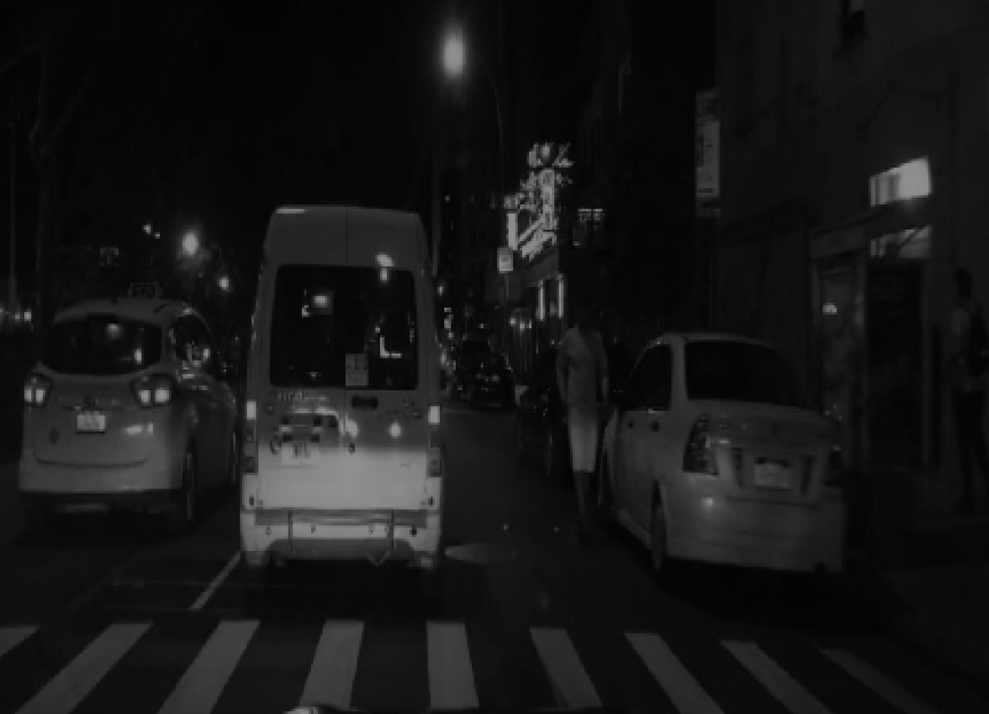
#> input picture DIP/HW1B/low_light_crp2.png, 989 x 714 px, shrunk from 1176 x 849 before the run
$ python contrastStretch.py low_light_crp2.png
#> lines starting #> are read from the running program, lines starting #| are printed output that depends on the picture
import cv2
import numpy as np
import matplotlib.pyplot as plt
import sys

# Function to perform linear contrast stretching
def linearStretch(img, newMin=0, newMax=255, oldMin=None, oldMax=None):
    if oldMin is None:
        oldMin = np.min(img)
    if oldMax is None:
        oldMax = np.max(img)
    stretched = (img.astype(np.float32) - oldMin) * (newMax - newMin) / (oldMax - oldMin) + newMin
    stretched = np.clip(stretched, newMin, newMax).astype(np.uint8)
    return stretched

def plotImgHist(orig, enh, t1, t2):
    fig, axs = plt.subplots(2, 2, figsize=(10, 8))

    # save my decrepid fingers from plotting
    def plot_image(ax, img, title):
        ax.imshow(img, cmap='gray', vmin=0, vmax=255)
        ax.set_title(title)
        ax.axis('off')

    # more plot code boring
    def plot_histogram(ax, img, title):
        ax.hist(img.flatten(), bins=256, range=[0, 256], color='gray')
        ax.set_title('Hist ' + title)

    plot_image(axs[0, 0], orig, t1)
    plot_image(axs[0, 1], enh, t2)
    plot_histogram(axs[1, 0], orig, t1)
    plot_histogram(axs[1, 1], enh, t2)

    plt.tight_layout()
    plt.show()

def computeLimits(img, discardPct):
    totalPix = img.size
    discardCnt = int(totalPix * discardPct / 100)

    hist = cv2.calcHist([img], [0], None, [256], [0, 256]).flatten()
    #numpy is the best lol
    cumHist = np.cumsum(hist)
    #np thank you
    newMin = np.searchsorted(cumHist, discardCnt)
    #another np dub + list reversal for the sorted histogram now minus our discard limit
    #this is the min-max stretch applied to the pixel
    newMax = 255 - np.searchsorted(cumHist[::-1], discardCnt)

    return newMin, newMax

# Main functionality
if __name__ == "__main__":

    imgPath = sys.argv[1]
    discardPcts = list(map(float, sys.argv[2:]))
    img = cv2.imread(imgPath, cv2.IMREAD_GRAYSCALE)
#> img is the input picture: shape (714, 989); min 0, max 149, mean 22.1
    oldMin = np.min(img)
#> oldMin = 0
    oldMax = np.max(img)
#> oldMax = 149
    print("orig:", oldMin,oldMax)
#| orig: 0 149
    #simple stretch before the discard
    enhA = linearStretch(img, oldMin=oldMin, oldMax=oldMax)
#> in linearStretch, `stretched = (img.astype(np.float32) - oldMin) * (newMax - newMin) / (o..`:
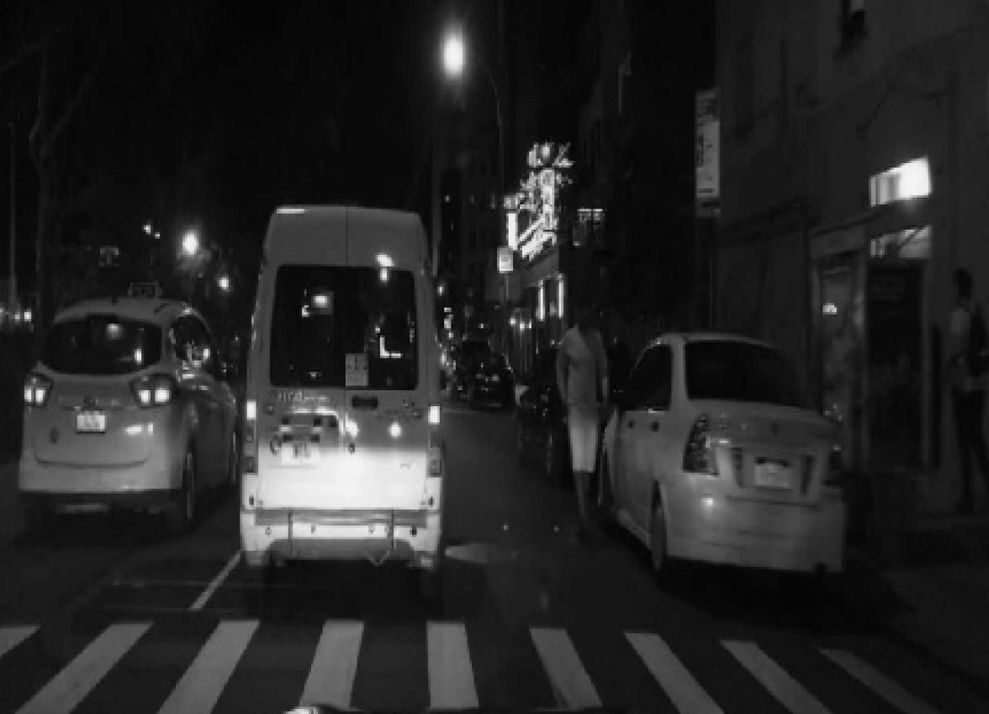
#> stretched: shape (714, 989) float32; min 0, max 255, mean 37.9
    print("stretch min-max:", np.min(enhA),np.max(enhA))
#| stretch min-max: 0 255

    plotImgHist(img, enhA, 'input Img', ' Img (Stretch)')
#> in plotImgHist, `plt.show()`:
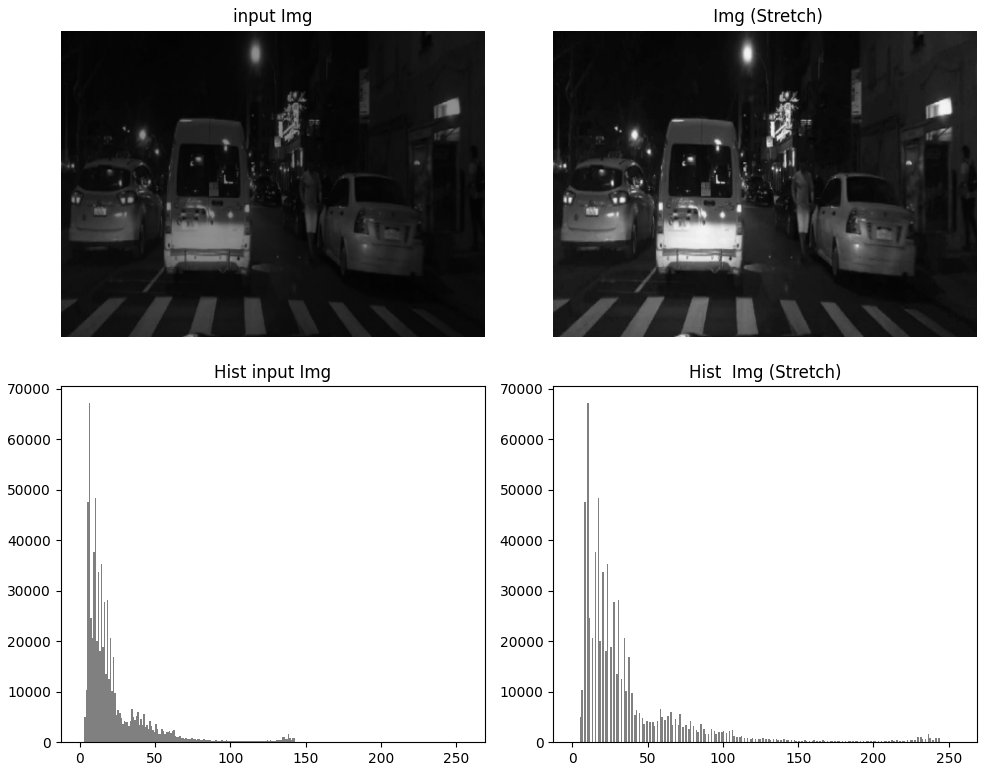
#> figure drawn by matplotlib, 4 panels; panel 3: tallest bar 67140 high, from x = 6 to 7; panel 4: tallest bar 67140 high, from x = 10 to 11

    for pct in discardPcts:
        newMin, newMax = computeLimits(img, discardPct=pct)
        enhB = linearStretch(img, oldMin=newMin, oldMax=newMax)
        print("discard min-max:", np.min(enhB),np.max(enhB))
        plotImgHist(img, enhB, 'input Img', f'stretch Img ({pct}% Discard)')
